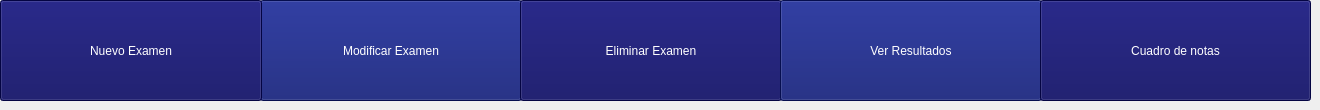
      <widget class="QWidget" name="page_9">
       <widget class="QPushButton" name="modificarExamen">
        <property name="geometry">
         <rect>
          <x>260</x>
          <y>0</y>
          <width>262</width>
          <height>101</height>
         </rect>
        </property>
        <property name="styleSheet">
         <string notr="true">background-color: rgba(8, 19, 110, 1);
color: white;
font: 75 16pt &quot;Segoe UI&quot;;</string>
        </property>
        <property name="text">
         <string>Modificar Examen</string>
        </property>
       </widget>
       <widget class="QPushButton" name="nuevoExamen">
        <property name="geometry">
         <rect>
          <x>0</x>
          <y>0</y>
          <width>262</width>
          <height>101</height>
         </rect>
        </property>
        <property name="styleSheet">
         <string notr="true">background-color: rgb(6, 6, 92);
color: white;
font: 75 16pt &quot;Segoe UI&quot;;</string>
        </property>
        <property name="text">
         <string>Nuevo Examen</string>
        </property>
       </widget>
       <widget class="QPushButton" name="eliminarExamen">
        <property name="geometry">
         <rect>
          <x>520</x>
          <y>0</y>
          <width>262</width>
          <height>101</height>
         </rect>
        </property>
        <property name="styleSheet">
         <string notr="true">background-color: rgb(6, 6, 92);
color: white;
font: 75 16pt &quot;Segoe UI&quot;;</string>
        </property>
        <property name="text">
         <string>Eliminar Examen</string>
        </property>
       </widget>
       <widget class="QPushButton" name="verResultados">
        <property name="geometry">
         <rect>
          <x>780</x>
          <y>0</y>
          <width>262</width>
          <height>101</height>
         </rect>
        </property>
        <property name="styleSheet">
         <string notr="true">background-color: rgba(8, 19, 110, 1);
color: white;
font: 75 16pt &quot;Segoe UI&quot;;</string>
        </property>
        <property name="text">
         <string>Ver Resultados</string>
        </property>
       </widget>
       <widget class="QPushButton" name="cuadroDeNotas">
        <property name="geometry">
         <rect>
          <x>1040</x>
          <y>0</y>
          <width>271</width>
          <height>101</height>
         </rect>
        </property>
        <property name="styleSheet">
         <string notr="true">background-color: rgb(6, 6, 92);
color: white;
font: 75 16pt &quot;Segoe UI&quot;;</string>
        </property>
        <property name="text">
         <string>Cuadro de notas</string>
        </property>
       </widget>
      </widget>
